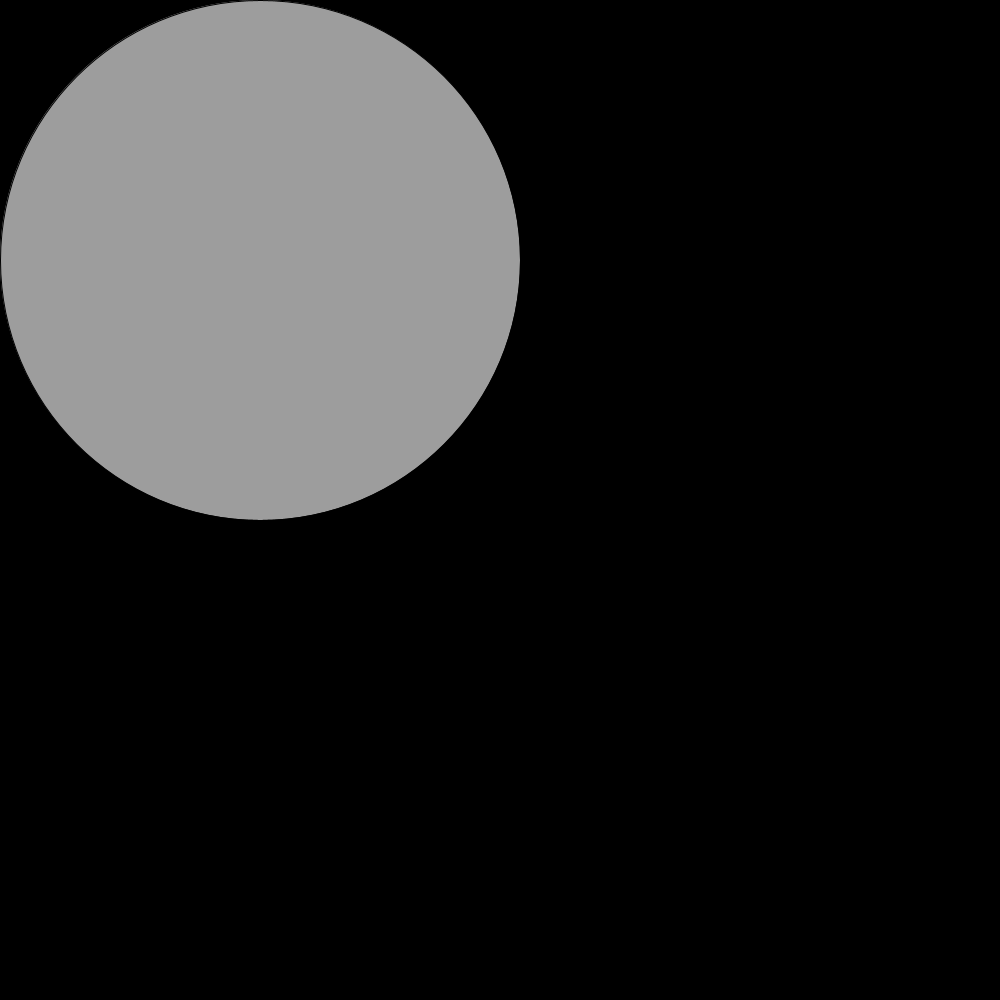
Frame 1 (no input)
Frame 60 (the mouse pressed at the canvas centre just before this capture): identical to frame 1, image omitted
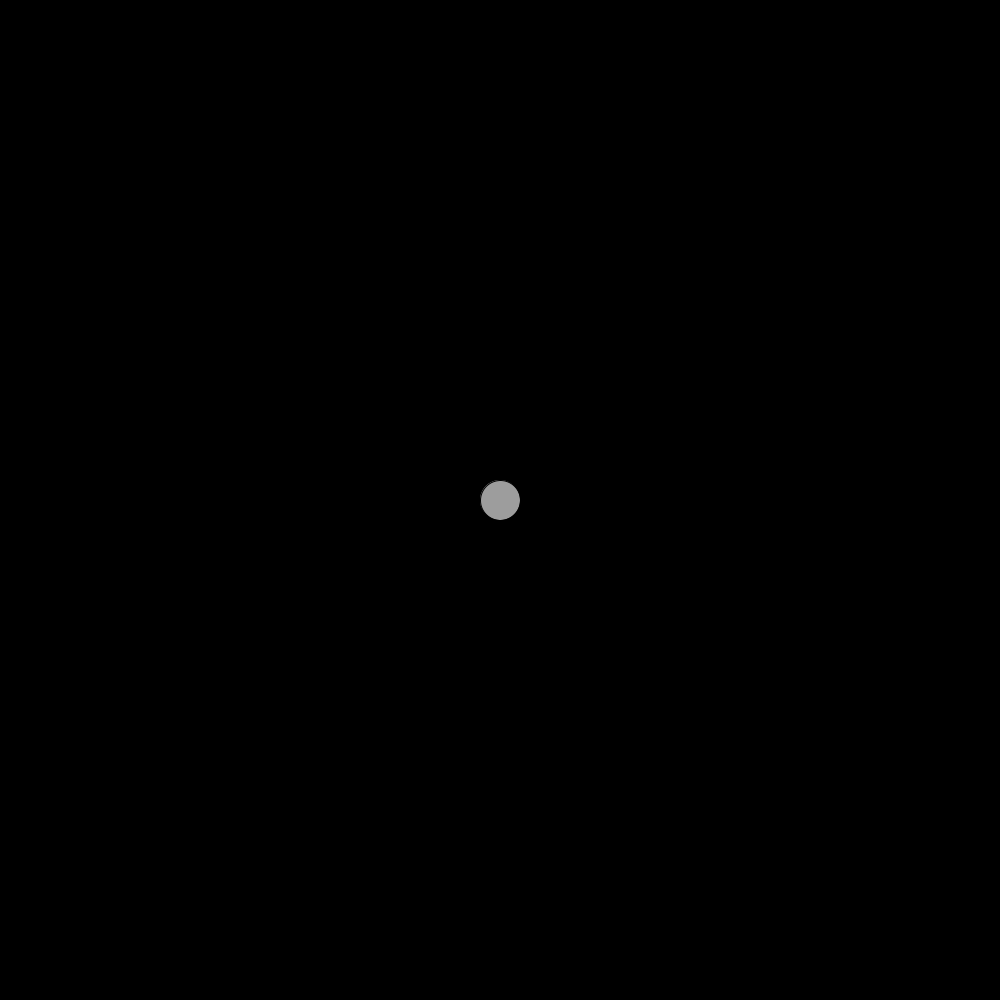
Frame 120 (the mouse held since frame 60 and released just before this capture)

The Processing sketch that drew these frames (run headless with seeded random() and noise(); from frame 60 on, the mouse is pressed at the canvas centre):

// Processing sketch: mouseMovement
// ── mouseMovement.pde
float circleX;
float circleY;
float circleWidth;
float circleHeight;
float defaultSize = 40;

void setup() {
  size(1000, 1000);
}

void draw() {
  background(0);
  
  circleX = width/2;
  circleY = height/2;
  circleWidth = defaultSize;
  circleHeight = defaultSize;
  
  if(mouseX > width/2 + defaultSize/2) {
    circleX = width/2 - defaultSize/2 + (mouseX - width/2 + defaultSize/2)/2;
    circleWidth = mouseX - width/2 + defaultSize/2;
  } else if (mouseX < width/2 - defaultSize/2) {
    circleX = width/2 + defaultSize/2 - ((width/2 + defaultSize/2) - mouseX)/2;
    circleWidth = width/2 + defaultSize/2 - mouseX;
  }
  
  if(mouseY > height/2 + defaultSize/2) {
    circleY = mouseY - (mouseY - (height/2 - defaultSize/2))/2;
    circleHeight = mouseY - (height/2 - defaultSize/2);
  } else if (mouseY < height/2 - defaultSize/2) {
    circleY = mouseY + (height/2 + defaultSize/2 - mouseY)/2;
    circleHeight = height/2 + defaultSize/2 - mouseY;
  }
  
  fill(200, 200);
  ellipse(circleX, circleY, circleWidth, circleHeight);
}
